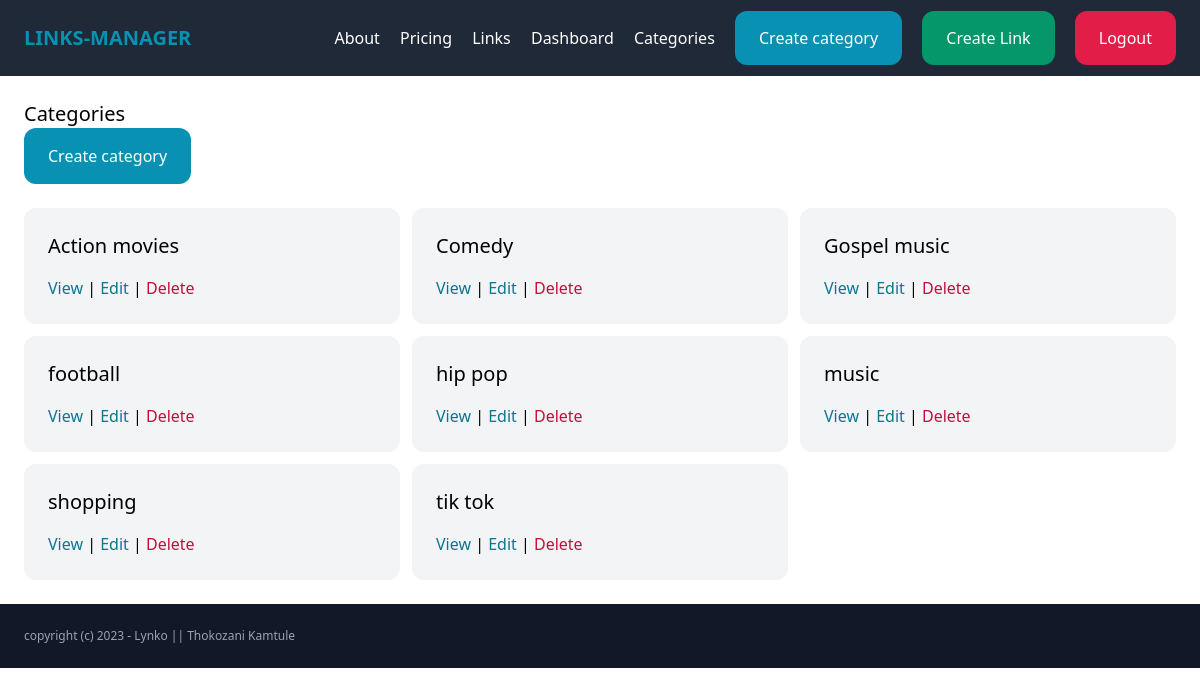
Page /links/categories/ (signed in) on the committed database.
### link/models.py (models this page shows, shortened)
class Category(models.Model):
    name = models.CharField(max_length=255)
    created_by = models.ForeignKey(User, related_name='categories', on_delete=models.CASCADE)
    created_at = models.DateTimeField(auto_now_add=True)
    class Meta:
        ordering = ('name',)

### link/views.py (the view)
# urls.py: path('categories/', views.categories, name='categories'),
@login_required
def categories(request):
	categories = Category.objects.filter(created_by=request.user)
	return render(request, 'link/categories.html', {
			'categories': categories,
		})

### link/templates/link/categories.html (shortened to what this page needs)
{% extends 'core/base.html' %}
{% block content %}
	<h1 class="text-xl">Categories</h1>
	<a href="{% url 'links:create_category' %}" class="inline-block mb-6 py-4 px-6 bg-cyan-600 text-white rounded-xl">Create category</a>
	<div class="grid grid-cols-3 gap-3 ">
		{% for category in categories %}
		<div class="bg-gray-100 p-6 rounded-xl">
		<h2 class="mb-4 text-xl">{{category.name}}</h2>
		<a href="{% url 'links:links' %}?category={{ category.id }}" class="text-cyan-700">View</a>
		|
		<a href="{% url 'links:edit_category' category.id %}" class="text-cyan-700">Edit</a>
		|
		<a href="{% url 'links:delete_category' category.id %}" class="text-rose-700">Delete</a>
	</div>
{% endfor %}
</div>
{% endblock %}

### rows in the picture
Category: name "Action movies"
Category: name "Comedy"
Category: name "Gospel music"
Category: name "football"
Category: name "hip pop"
Category: name "music"
Category: name "shopping"
Category: name "tik tok"
